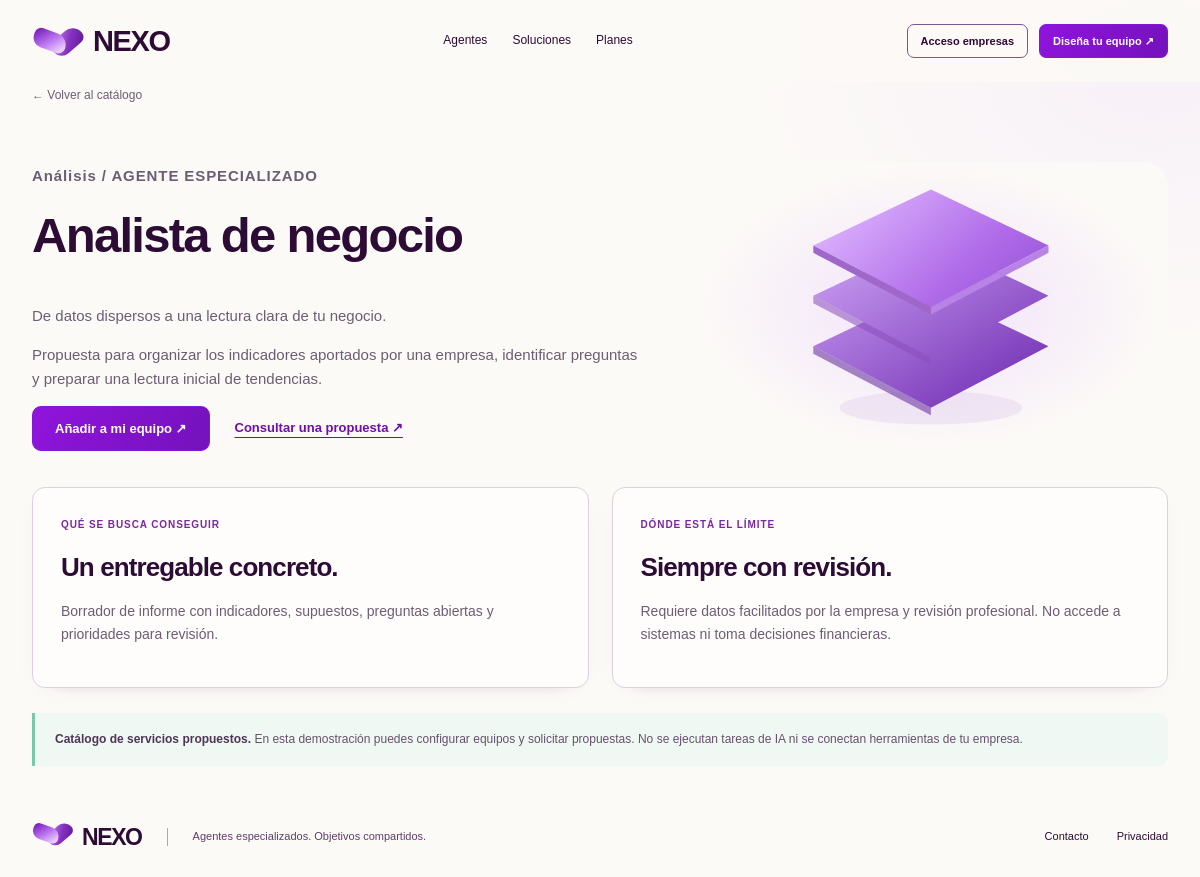
/agent.php?id=1, run on the app's committed database.
### tables this page shows
CREATE TABLE `agents` (
  `id` int(10) unsigned NOT NULL AUTO_INCREMENT,
  `slug` varchar(80) NOT NULL,
  `name` varchar(100) NOT NULL,
  `category` enum('analisis','estrategia','contenido','comercial','operaciones','soporte') NOT NULL,
  `summary` varchar(300) NOT NULL,
  `purpose` text NOT NULL,
  `deliverable` text NOT NULL,
  `limitations` text NOT NULL,
  `icon` varchar(30) NOT NULL,
  `color` varchar(20) NOT NULL,
  `is_active` tinyint(1) NOT NULL DEFAULT 1,
  PRIMARY KEY (`id`),
  UNIQUE KEY `slug` (`slug`),
  KEY `idx_agent_category` (`is_active`,`category`)
);

### includes/functions.php (called while the page is built, shortened)
<?php
function e($value): string
{
    return htmlspecialchars((string) $value, ENT_QUOTES | ENT_SUBSTITUTE, 'UTF-8');
}
function url(string $path = ''): string
{
    return BASE_URL . ($path === '' ? '' : '/' . ltrim($path, '/'));
}
function category_labels(): array { return ['analisis'=>'Análisis','estrategia'=>'Estrategia','contenido'=>'Contenido','comercial'=>'Comercial','operaciones'=>'Operaciones','soporte'=>'Soporte']; }

### config/database.php (called while the page is built, shortened)
<?php
function db(): PDO
{
    $connection = new PDO(DB_DSN, DB_USER, DB_PASS, [
        PDO::ATTR_ERRMODE => PDO::ERRMODE_EXCEPTION,
        PDO::ATTR_DEFAULT_FETCH_MODE => PDO::FETCH_ASSOC,
        PDO::ATTR_EMULATE_PREPARES => false,
    ]);
    return $connection;
}

### classes/BusinessRepository.php (called while the page is built, shortened)
<?php
class BusinessRepository
{
    public function findAgent(int $id): ?array
    {
        $statement=$this->pdo->prepare('SELECT * FROM agents WHERE id=? AND is_active=1');
        $statement->execute([$id]);
        return $statement->fetch() ?: null;
    }
}

### agent.php (the view, shortened to what this page needs)
<?php
require_once __DIR__.'/includes/bootstrap.php';require_once __DIR__.'/includes/layout.php';
$id=filter_input(INPUT_GET,'id',FILTER_VALIDATE_INT);
try{$agent=$id?(new BusinessRepository(db()))->findAgent($id):null;}catch(PDOException $error){error_log($error->getMessage());render_database_unavailable();}
?>
<section class="agent-detail"><a class="back-link" href="<?= e(url('index.php#agentes')) ?>">← Volver al catálogo</a><div class="agent-detail-grid"><div><p class="eyebrow"><?= e(category_labels()[$agent['category']]) ?> / AGENTE ESPECIALIZADO</p><h1><?= e($agent['name']) ?></h1><p class="lede"><?= e($agent['summary']) ?></p><p><?= e($agent['purpose']) ?></p><div class="form-actions"><a class="button" href="<?= e(url('builder.php?agent='.$agent['id'])) ?>">Añadir a mi equipo ↗</a><a class="text-link" href="<?= e(url('request.php')) ?>">Consultar una propuesta ↗</a></div></div><div class="agent-detail-art"><?php agent_visual($agent['icon'],$agent['color']); ?></div></div></section><section class="detail-panels"><article class="panel"><p class="eyebrow">QUÉ SE BUSCA CONSEGUIR</p><h2>Un entregable concreto.</h2><p><?= e($agent['deliverable']) ?></p></article><article class="panel"><p class="eyebrow">DÓNDE ESTÁ EL LÍMITE</p><h2>Siempre con revisión.</h2><p><?= e($agent['limitations']) ?></p></article></section><aside class="scope-note"><strong>Catálogo de servicios propuestos.</strong> En esta demostración puedes configurar equipos y solicitar propuestas. No se ejecutan tareas de IA ni se conectan herramientas de tu empresa.</aside>

### assets/css/styles.css (style rules this page uses)
:root { color-scheme:light;--paper:#fcfaf7;--ink:#2c0b35;--muted:#6d5d74;--purple:#8317d8;--purple-dark:#59108d;--mint:#d9f1e8;--line:#ddcfdf;--white:#fffefd;--shadow:0 14px 30px -22px #5a226444 }
* { box-sizing:border-box }
html { scroll-behavior:smooth;scroll-padding-top:85px }
body { margin:0;background:radial-gradient(ellipse at 96% 7%,#f1e3fa66,transparent 26%),var(--paper);color:var(--ink);font:15px/1.6 Arial,Helvetica,sans-serif }
a { color:inherit;text-decoration:none }
h1,h2,h3,p { margin-top:0 }
h1,h2,h3 { font-weight:650;letter-spacing:-.035em;line-height:1.12 }
h1 { font-size:clamp(36px,4vw,58px) }
h2 { font-size:30px;margin-bottom:18px }
.button { display:inline-flex;align-items:center;justify-content:center;gap:15px;padding:12px 22px;border:1px solid var(--purple);background:linear-gradient(120deg,#9014dc,#7412bc);border-radius:9px;color:white;font-size:13px;font-weight:600;line-height:1.5;transition:background .18s,transform .18s,box-shadow .18s;white-space:nowrap }
.text-link { color:#6f0eaa;font-size:13px;font-weight:600;text-decoration:underline;text-underline-offset:5px }
.eyebrow { font-size:11px;letter-spacing:.9px;font-weight:700;color:#5a1b72;line-height:1.7;margin-bottom:20px }
.panel { border:1px solid var(--line);background:#fffdfb;border-radius:13px;padding:28px;box-shadow:0 6px 22px -22px #4d165a }
.form-actions { display:flex;align-items:center;gap:25px;margin-top:6px }
.back-link { display:inline-block;font-size:12px;color:var(--muted);margin-bottom:22px }
.agent-detail-grid { display:grid;grid-template-columns:1.3fr 1fr;gap:45px;align-items:center;padding:35px 0 }
.agent-detail-grid h1 { font-size:49px }
.agent-detail-grid p { font-size:15px;color:var(--muted) }
.agent-detail-art { display:grid;place-items:center;min-height:290px;background:radial-gradient(ellipse,#f1e1fb,#fcfaf7 70%);border-radius:25px }
.detail-panels { display:grid;grid-template-columns:1fr 1fr;gap:23px;margin:0 0 25px }
.detail-panels h2 { font-size:26px }
.detail-panels p { font-size:14px;color:var(--muted) }
.detail-panels .eyebrow { font-size:10px;color:#7b279f }
.scope-note { border-left:3px solid #79c7ac;background:#eff8f2;border-radius:0 9px 9px 0;padding:17px 20px;font-size:12px;color:#67506e;margin-bottom:35px }
.scope-note strong { color:#4e3557 }

### data on the page
agents: category "Análisis", name "Analista de negocio", summary "De datos dispersos a una lectura clara de tu negocio.", purpose "Propuesta para organizar los indicadores aportados por una empresa, identificar preguntas y preparar una lectura inicial de tendencias.", deliverable "Borrador de informe con indicadores, supuestos, preguntas abiertas y prioridades para revisión.", limitations "Requiere datos facilitados por la empresa y revisión profesional. No accede a sistemas ni toma decisiones financieras."
